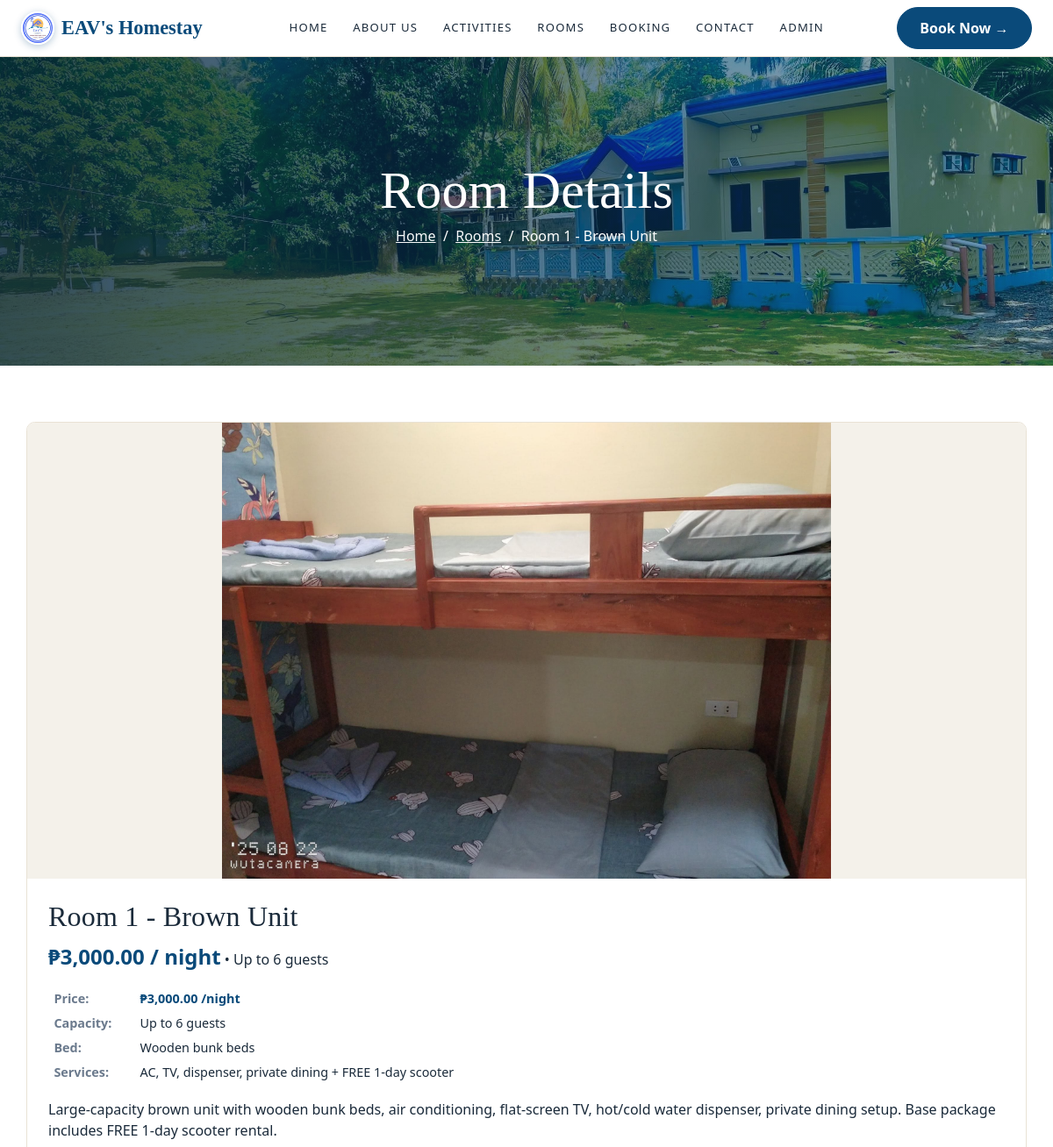
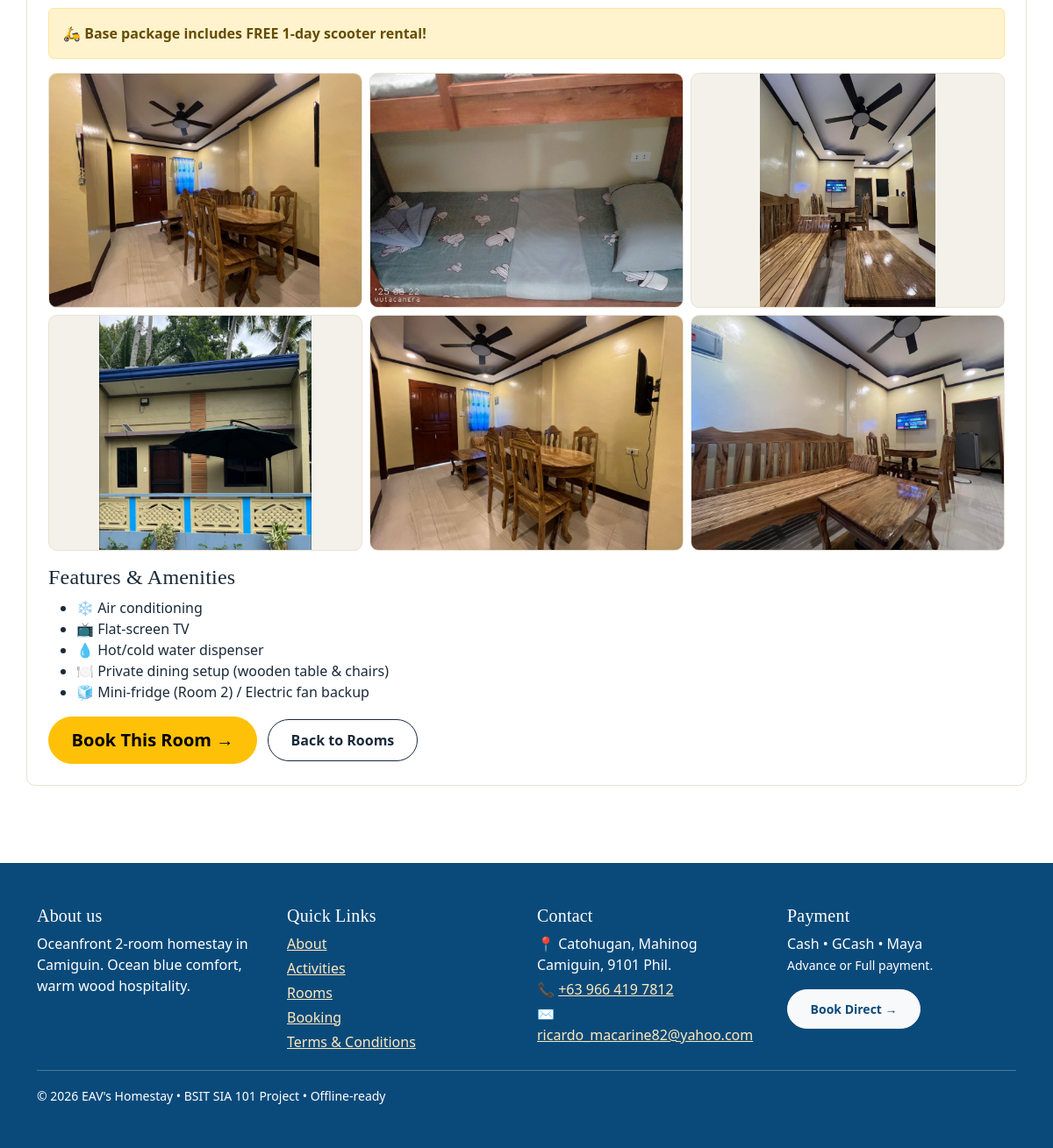
Page /room-details.php on the committed database (2 pictures, top to bottom).
### tables this page shows
CREATE TABLE IF NOT EXISTS rooms (
  id INT AUTO_INCREMENT PRIMARY KEY,
  room_name VARCHAR(100) NOT NULL,
  color VARCHAR(50) NOT NULL,
  capacity INT NOT NULL DEFAULT 4,
  price_per_night DECIMAL(10,2) NOT NULL DEFAULT 3000.00,
  description TEXT,
  image_urls TEXT,
  status ENUM('pending','active') NOT NULL DEFAULT 'pending',
  created_at TIMESTAMP DEFAULT CURRENT_TIMESTAMP
);

### config/helpers.php (called while the page is built, shortened)
<?php
function peso($n) {
    return '₱' . number_format((float)$n, 2);
}
function esc($s) { return htmlspecialchars($s ?? '', ENT_QUOTES, 'UTF-8'); }

### room-details.php (the view)
<?php require 'config/db.php'; require 'config/helpers.php';
$id = (int)($_GET['id'] ?? 1);
$st = $conn->prepare("SELECT * FROM rooms WHERE id=?"); $st->bind_param('i',$id); $st->execute();
$room = $st->get_result()->fetch_assoc(); if(!$room||($room['status']??'active')!=='active') die('Room not available');
require 'includes/header.php';
$g1 = glob('assets/images/room1/*.jpg'); $g2 = glob('assets/images/room2/*.jpg');
$gal = ($id==1)?$g1:$g2;
$cover = esc($room['image_urls']);
?>
<section class="telly-hero" style="min-height:44vh">
  <img class="bg" src="assets/images/outside/526532030_122133411140410695_3817852151501581650_n.jpg" alt="Room details banner">
  <div class="overlay"></div>
  <div class="container content text-center">
    <h1 class="banner-title serif">Room Details</h1>
    <p><a href="index.php" class="text-light">Home</a> &nbsp;/&nbsp; <a href="rooms.php" class="text-light">Rooms</a> &nbsp;/&nbsp; <?php echo esc($room['room_name']); ?></p>
  </div>
</section>
<div class="container section">
<div class="room-card mb-4">
  <a href="<?php echo $cover; ?>" target="_blank"><img class="cover-full" src="<?php echo $cover; ?>" alt="<?php echo esc($room['room_name']); ?>"></a>
  <div class="p-4">
    <h2 class="serif"><?php echo esc($room['room_name']); ?></h2>
    <p><span class="price fs-4"><?php echo peso($room['price_per_night']); ?> / night</span> • Up to <?php echo (int)$room['capacity']; ?> guests</p>
    <table class="spec-table mb-3" style="max-width:560px">
      <tr><td><b>Price:</b></td><td class="price"><b><?php echo peso($room['price_per_night']); ?></b> /night</td></tr>
      <tr><td><b>Capacity:</b></td><td>Up to <?php echo (int)$room['capacity']; ?> guests</td></tr>
      <tr><td><b>Bed:</b></td><td><?php echo $id==1?'Wooden bunk beds':'Queen + bunks'; ?></td></tr>
      <tr><td><b>Services:</b></td><td>AC, TV, dispenser, private dining<?php echo $id==1?' + FREE 1-day scooter':''; ?></td></tr>
    </table>
    <p><?php echo esc($room['description']); ?></p>
    <?php if($id==1): ?><div class="alert alert-warning">🛵 <b>Base package includes FREE 1-day scooter rental!</b></div><?php endif; ?>
    <div class="row g-2 gallery mb-3">
      <?php foreach(array_slice($gal,0,6) as $img): ?><div class="col-6 col-md-4"><a href="<?php echo esc($img); ?>" target="_blank"><img src="<?php echo esc($img); ?>" alt="room photo"></a></div><?php endforeach; ?>
    </div>
    <h4 class="serif">Features & Amenities</h4>
    <ul><li>❄️ Air conditioning</li><li>📺 Flat-screen TV</li><li>💧 Hot/cold water dispenser</li><li>🍽️ Private dining setup (wooden table & chairs)</li><li>🧊 Mini-fridge (Room 2) / Electric fan backup</li></ul>
    <a href="booking.php?room_id=<?php echo $room['id']; ?>" class="btn btn-warning btn-pill btn-lg btn-arrow"><span>Book This Room</span></a>
    <a href="rooms.php" class="btn btn-outline-ink btn-pill ms-2">Back to Rooms</a>
  </div>
</div>
</div>
<?php require 'includes/footer.php'; ?>

### assets/css/style.css (style rules this page uses)
:root { --ocean:#0A4A7A;--ocean2:#0E6BA8;--cream:#FFF8EC;--wood:#C8A97E;--ink:#1a2a3a;--gray:#f4f1ea; }
body { background:#fff;color:var(--ink);font-family:'Segoe UI',Arial,sans-serif; }
h1,h2,h3,.serif { font-family:Georgia,'Times New Roman',serif;letter-spacing:.2px; }
.telly-hero { position:relative;min-height:78vh;display:flex;align-items:center;color:#fff;overflow:hidden;background:var(--ocean); }
.telly-hero img.bg { position:absolute;inset:0;width:100%;height:100%;object-fit:cover; }
.telly-hero .overlay { position:absolute;inset:0;background:linear-gradient(90deg,rgba(6,38,62,.82),rgba(10,74,122,.45)); }
.telly-hero .content { position:relative;z-index:2;padding:4rem 0; }
.banner-title { font-size:clamp(2.2rem,5vw,4rem);line-height:1.05; }
.btn-pill { border-radius:50px;padding:.7rem 1.6rem;font-weight:600; }
.btn-arrow span::after { content:' →';font-weight:700; }
.btn-outline-ink { border:1px solid var(--ink);color:var(--ink);background:#fff; }
.section { padding:4rem 0; }
.room-card { border:1px solid #e9e2d5;border-radius:.6rem;overflow:hidden;background:#fff;height:100%; }
.room-card img { height:260px;object-fit:cover;width:100%; }
.spec-table { width:100%;font-size:.9rem; }
.spec-table td { padding:.2rem .4rem;vertical-align:top; }
.spec-table td:first-child { color:#6b7a8d; }
.room-card img.cover-full { height:auto;max-height:520px;object-fit:contain;background:var(--gray); }
.price { color:var(--ocean);font-weight:800; }
.gallery img { width:100%;height:auto;aspect-ratio:4/3;object-fit:contain;background:var(--gray);border-radius:.6rem;border:1px solid #e9e2d5; }

### rows in the picture
rooms: room_name "Room 1 - Brown Unit", image_urls (picture), price_per_night "₱3,000.00", capacity "6", description "Large-capacity brown unit with wooden bunk beds, air conditioning, flat-screen TV, hot/cold water dispenser, private dining setup. Base package includes FREE 1-day scooter rental."
